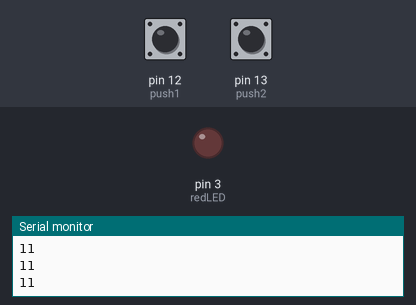
The sketch below on a simulated Arduino Uno, built with avr-gcc and run on an emulated ATmega328P. Parts: output pins drawn as LEDs (lit = HIGH), the last lines printed to the serial monitor. The inputs (shaded band) are chosen by the test bench; at power-on: pin 12 (push1) HIGH, pin 13 (push2) HIGH.

Above: at 2.8 s.
2.9 s: pin 12 (push1) pulled LOW for 3.2 s
At 7.7 s:
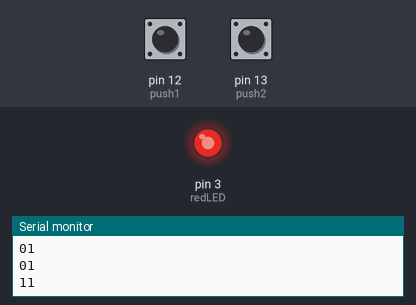
8.5 s: pin 13 (push2) pulled LOW for 3.2 s
At 12.8 s:
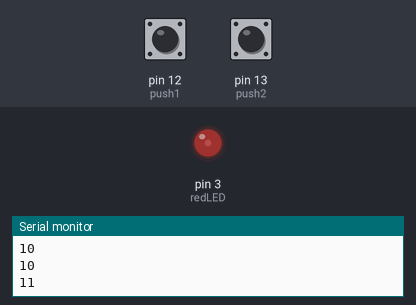
13.5 s: pin 13 (push2) pulled LOW for 1.2 s
At 16.2 s:
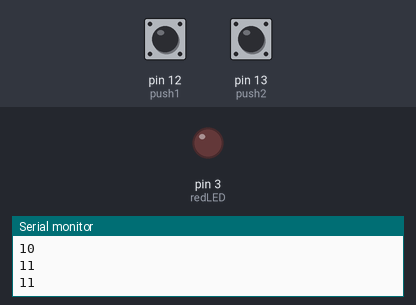
16.5 s: pin 12 (push1) pulled LOW for 1.2 s
At 18.6 s:
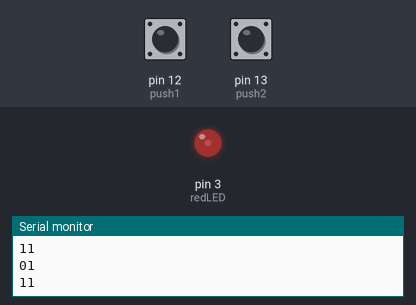
Timing chart, 0 to 20.1 s (numbered marks = the images above; inputs shaded):
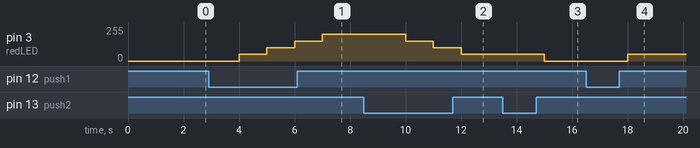

The sketch:

sketch.ino
```cpp
int push1=12;
int push2=13;
int redLED=3;
int led=0;
int button1;
int button2;


void setup() {
 pinMode(push1,INPUT);
 pinMode(push2,INPUT);
 pinMode(redLED,OUTPUT);
 Serial.begin(9600);
}

void loop() {
  button1=digitalRead(push1);
  button2=digitalRead(push2);
  Serial.print(button1);
  Serial.println(button2);
  delay(1000);

  if(button1==0){
    led=led+50;
  }
  if(button2==0){
    led=led-50;
  }
  if(led>255){
    led=255;
  }
  if(led<0){
    led=0;
  }

  analogWrite(redLED,led);
}
```

Measured:
- after the input at 2.9 s, pin 3 (redLED): 0/255 → 50/255 after 1.1 s, → 100/255 1.0 s later, → 150/255 1.0 s later, → 200/255 1.0 s later
- after the input at 8.5 s, pin 3 (redLED): 200/255 → 150/255 after 1.5 s, → 100/255 1.0 s later, → 50/255 1.0 s later
- after the input at 13.5 s, pin 3 (redLED): 50/255 → 0/255 after 1.5 s
- after the input at 16.5 s, pin 3 (redLED): 0/255 → 50/255 after 1.5 s
